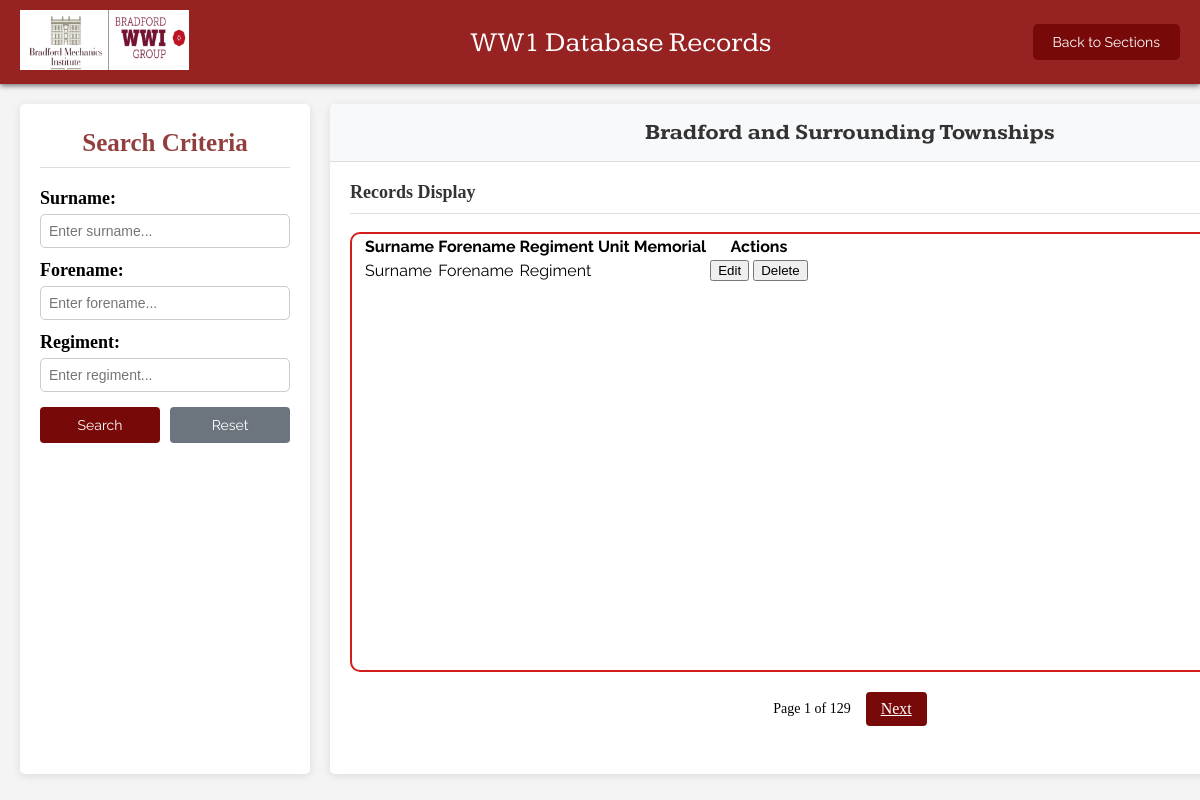
The page /php_html/township.php on the database its author committed.
### tables this page shows
CREATE TABLE `township` (
  `HonourID` int(11) NOT NULL,
  `Surname` varchar(35) NOT NULL,
  `Forename` varchar(35) NOT NULL,
  `Address` varchar(255) NOT NULL,
  `Electoral Ward` varchar(255) NOT NULL,
  `Town` varchar(255) NOT NULL,
  `Rank` varchar(255) NOT NULL,
  `Regiment` varchar(255) NOT NULL,
  `Battalion` varchar(255) DEFAULT NULL,
  `Company` varchar(255) NOT NULL,
  `Age` varchar(255) NOT NULL,
  `Service No` varchar(255) NOT NULL,
  `Other Regiment` varchar(255) NOT NULL,
  `Other Battalion` varchar(255) DEFAULT NULL,
  `Other Service No.` varchar(255) NOT NULL,
  `Medals` varchar(255) NOT NULL,
  `Enlistment Date` date NOT NULL,
  `Discharge Date` date NOT NULL,
  `Death (in service) Date` date NOT NULL,
  `Misc Info Nroh` text NOT NULL,
  `Cemetery/Memorial` varchar(255) NOT NULL,
  `Cemetery/Memorial Ref` varchar(255) NOT NULL,
  `Cemetery/Memorial Country` varchar(255) NOT NULL,
  `Additional CWCG Info` text NOT NULL
);

### php_html/township.php (the view, shortened to what this page needs)
<?php
require 'db_connect.php';
$surname = $_GET['surname'] ?? '';
$forename = $_GET['forename'] ?? '';
$regiment = $_GET['regiment'] ?? '';
$page = $_GET['page'] ?? 1;
$records_per_page = 1;
$offset = ($page - 1) * $records_per_page;
$query = "SELECT * FROM township WHERE 1=1";
$params = [];
$query .= " LIMIT ? OFFSET ?";
$params[] = $records_per_page;
$params[] = $offset;
$stmt = $mysqli->prepare($query);
$stmt->bind_param(str_repeat('s', count($params)), ...$params);
$stmt->execute();
$results = $stmt->get_result()->fetch_all(MYSQLI_ASSOC);
$total_query = "SELECT COUNT(*) FROM township WHERE 1=1";
$total_stmt = $mysqli->prepare($total_query);
$total_stmt->execute();
$total_results = $total_stmt->get_result()->fetch_row()[0];
$total_pages = ceil($total_results / $records_per_page);
?>
<!DOCTYPE html>
<html lang="en">
<head>
    <link rel="stylesheet" href="../css/database.css">
</head>
<body>
    <div class="navbar">
        <div class="logo">
            <img src="../rsc/GroupLogo.png" alt="WW1 Group">
        </div>
        <div class="title">
            WW1 Database Records
        </div>
        <div class="navbuttons">
            <button type="button" onclick="location.href='userSection.html'">Back to Sections</button>
        </div>
    </div>
    <div class="container">
        <div class="search-panel">
            <h3>Search Criteria</h3>
            <form id="searchForm" method="get">
                <div class="form-group">
                    <label for="surname">Surname:</label>
                    <input type="text" id="surname" name="surname" placeholder="Enter surname..." value="<?php echo htmlspecialchars($surname); ?>">
                </div>
                <div class="form-group">
                    <label for="forename">Forename:</label>
                    <input type="text" id="forename" name="forename" placeholder="Enter forename..." value="<?php echo htmlspecialchars($forename); ?>">
                </div>
                <div class="form-group">
                    <label for="regiment">Regiment:</label>
                    <input type="text" id="regiment" name="regiment" placeholder="Enter regiment..." value="<?php echo htmlspecialchars($regiment); ?>">
                </div>
                <div class="form-buttons">
                    <button type="button" id="searchButton">Search</button>
                    <button type="button" id="resetButton" onclick="window.location.href = 'township.php';">Reset</button>
                </div>
            </form>
        </div>
        <div class="content-panel">
            <div class="database-title">
                <h2>Bradford and Surrounding Townships</h2>
            </div>
            <div class="records-container">
                <h3 id="resultsHeading">Records Display</h3>
                <div class="display">
                    <?php
                    if (empty($results)) {
                        echo "<p>No records found.</p>";
                    } else {
                        echo "<table class='records-table'>";
                        echo "<thead><tr>
                            <th>Surname</th>
                            <th>Forename</th>
                            <th>Regiment</th>
                            <th>Unit</th>
                            <th>Memorial</th>
                            <th>Actions</th>
                        </tr></thead><tbody>";
                        foreach ($results as $row) {
                            echo "<tr>";
                            echo "<td>" . htmlspecialchars($row['Surname']) . "</td>";
                            echo "<td>" . htmlspecialchars($row['Forename']) . "</td>";
                            echo "<td>" . htmlspecialchars($row['Regiment']) . "</td>";
                            echo "<td>" . htmlspecialchars($row['Unit']) . "</td>";
                            echo "<td>" . htmlspecialchars($row['Memorial']) . "</td>";
                            echo "<td class='action-buttons'>
                                <form action='process_township.php' method='post' style='display:inline;'>
                                    <input type='hidden' name='action' value='edit'>
                                    <input type='hidden' name='record_id' value='" . htmlspecialchars($row['id']) . "'>
                                    <button type='submit'>Edit</button>
                                </form>
                                <form action='process_township.php' method='post' style='display:inline;'>
                                    <input type='hidden' name='action' value='delete'>
                                    <input type='hidden' name='record_id' value='" . htmlspecialchars($row['id']) . "'>
                                    <button type='submit' onclick=\"return confirm('Are you sure you want to delete this record?');\">Delete</button>
                                </form>
                            </td>";
                            echo "</tr>";
                        }
                        echo "</tbody></table>";
                    }
                    ?>
                </div>
                <div class="pagination">
                    <span id="pageInfo">Page <?php echo $page; ?> of <?php echo $total_pages; ?></span>
                    <?php if ($page < $total_pages): ?>
                        <a href="?surname=<?php echo urlencode($surname); ?>&forename=<?php echo urlencode($forename); ?>&regiment=<?php echo urlencode($regiment); ?>&page=<?php echo $page + 1; ?>">Next</a>
                    <?php endif; ?>
                </div>
            </div>
        </div>
    </div>
</body>
</html>

### css/database.css (style rules this page uses)
html, body { margin: 0; padding: 0; font-family: Arial, sans-serif; background-color: #f4f4f4; min-height: 100vh; display: flex; flex-direction: column; overflow: hidden; font-family: 'Winsel'; }
.navbar { display: flex; justify-content: space-between; align-items: center; width: 100%; background-color: #962222; padding: 10px 20px; box-sizing: border-box; box-shadow: 0 2px 5px rgba(0, 0, 0, 0.5); }
.navbar .logo img { height: 60px; }
.navbar .title { color: white; font-size: 28px; margin-left: 20px; }
.navbar .navbuttons { display: flex; gap: 10px; }
.navbar .navbuttons button { padding: 10px 20px; background-color: #780909; color: white; border: none; cursor: pointer; border-radius: 5px; font-size: 14px; font-family: 'Raleway'; }
.title { font-family: 'Kameron'; }
.container { display: flex; flex: 1; padding: 20px; gap: 20px; max-width: 1400px; margin: 0 auto; box-sizing: border-box; }
.search-panel { flex: 0 0 250px; background-color: white; border-radius: 5px; padding: 20px; box-shadow: 0 2px 10px rgba(0, 0, 0, 0.1); display: flex; flex-direction: column; gap: 15px; height: 630px; width: 290px; }
.search-panel h3 { margin: 5px 0; color: #923e3e; font-size: 25px; text-align: center; border-bottom: 1px solid #ddd; padding-bottom: 10px; }
.form-group { margin-bottom: 12px; }
.form-group label { display: block; margin-bottom: 5px; font-weight: bold; font-size: 18px; }
.form-group input { width: 100%; padding: 8px; border: 1px solid #ccc; border-radius: 5px; box-sizing: border-box; font-size: 14px; }
.form-buttons { display: flex; gap: 10px; margin-top: 15px; }
.form-buttons button { flex: 1; padding: 10px; border: none; border-radius: 4px; cursor: pointer; font-size: 14px; font-family: 'Raleway'; }
#searchButton { background-color: #780909; color: white; }
#resetButton { background-color: #6c757d; color: white; }
.content-panel { flex: 1; background-color: white; border-radius: 5px; box-shadow: 0 2px 10px rgba(0, 0, 0, 0.1); display: flex; flex-direction: column; width: 1000px; height: 670px; }
.database-title { background-color: #f8f9fa; padding: 15px 20px; border-bottom: 1px solid #ddd; border-top-left-radius: 5px; border-top-right-radius: 5px; font-family: 'Kameron'; }
.database-title h2 { margin: 0; color: #333; font-size: 22px; text-align: center; }
.records-container { flex: 1; padding: 20px; overflow-y: auto; }
.records-container h3 { margin-top: 0; color: #333; font-size: 18px; border-bottom: 1px solid #ddd; padding-bottom: 10px; }
.display { height: 436px; width: 970px; background-color: #ffffff; padding: 0px 10px; border-style: solid; border-width: 2px; border-color: #d41d1d; border-radius: 10px; font-family: 'Raleway'; }
.pagination { display: flex; justify-content: center; align-items: center; margin-top: 20px; gap: 15px; }
.pagination a { padding: 8px 15px; background-color: #780909; color: white; border: none; border-radius: 4px; cursor: pointer; }
#pageInfo { font-size: 14px; }

### rows shown on the page
township: Surname "Surname", Forename "Forename", Regiment "Regiment"

### other values the page prints
$page "1"
$total_pages "129"
